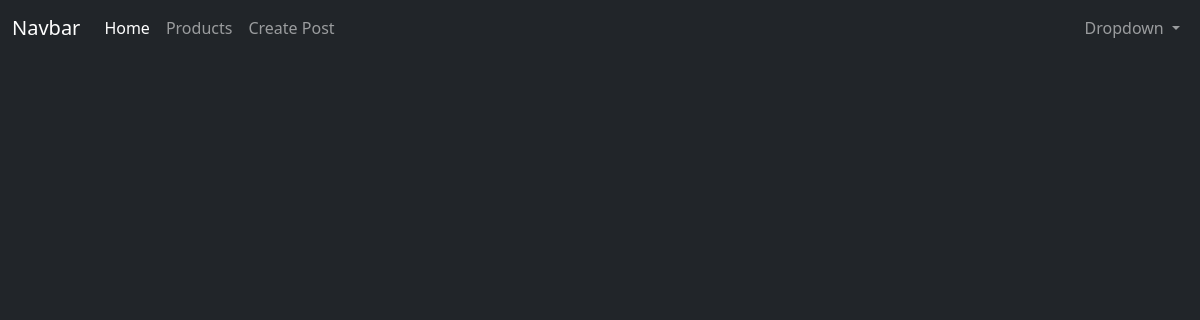
Before: /my-posts (signed in) with the older database file.
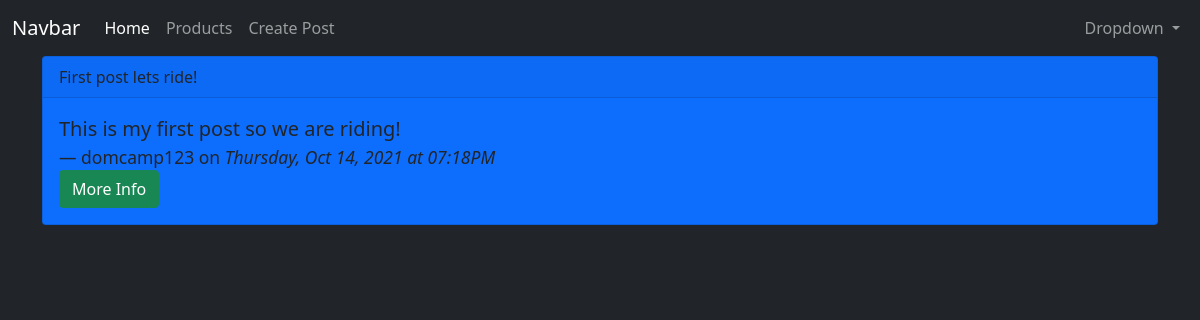
After: the same page with the newer database file.
### app/models.py (models this page shows, shortened)
class Post(db.Model):
    id = db.Column(db.Integer, primary_key=True)
    title = db.Column(db.String(200))
    content = db.Column(db.String(300))
    date_created = db.Column(db.DateTime, nullable=False, default=datetime.utcnow)
    user_id = db.Column(db.Integer, db.ForeignKey('user.id'), nullable=False)

class User(db.Model, UserMixin):
    id = db.Column(db.Integer, primary_key=True)
    username = db.Column(db.String(150), nullable=False, unique=True)
    email = db.Column(db.String(150), nullable=False, unique=True)
    password = db.Column(db.String(256), nullable=False)
    posts = db.relationship('Post', backref='author', lazy=True)

### app/routes.py (the view)
@app.route('/my-posts')
@login_required
def my_posts():
    posts = current_user.posts
    return render_template('my_posts.html', posts=posts)

### app/models.py (called while the page is built)
@login_manager.user_loader
def load_user(user_id):
    return User.query.get(user_id)

### app/templates/my_posts.html
{% extends 'base.html' %}
{% block content %}
{% for p in posts %}
    <div class="card bg-primary text-dark">
        <div class="card-header">
        {{ p.title }}
        </div>
        <div class="card-body">
            <blockquote class="blockquote mb-0">
                <p>{{ p.content }}</p>
                <footer class="blockquote-footer text-dark">{{ p.author.username }} on <cite title="Source Title">
                    {{ p.date_created.strftime('%A, %b %d, %Y at %I:%M%p') }}
                </cite></footer>
            </blockquote>
            <a href="{{ url_for('post_detail', post_id=p.id) }}" class="btn btn-success">More Info</a>
        </div>
    </div>
{% endfor %}
{% endblock content %}

Changed rows visible on the page:
added Post: title "First post lets ride!", content "This is my first post so we are riding!", author.username "domcamp123", date_created "Thursday, Oct 14, 2021 at 07:18PM"
